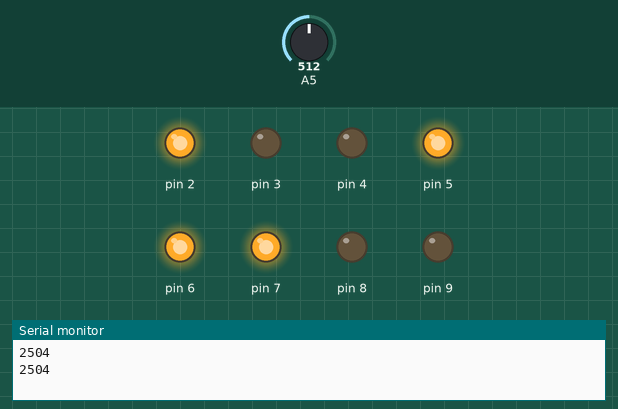
Recording of a sketch running on a simulated Arduino Uno, built with avr-gcc and run on an emulated ATmega328P. Parts: output pins drawn as LEDs (lit = HIGH), the last lines printed to the serial monitor. Dashed ring = blinking. The inputs (shaded band) are chosen by the test bench; at power-on: A5 = 512.

Above: at 4.3 s.
4.4 s: A5 set to 234
11.5 s: A5 set to 213
17.4 s: A5 set to 157
At 20.1 s:
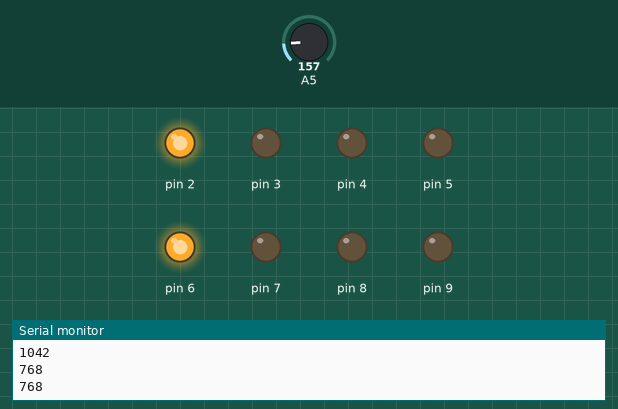
24.5 s: A5 set to 128
At 27.5 s:
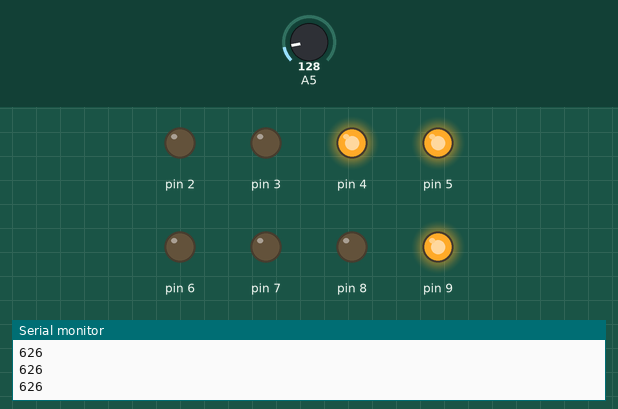
28.0 s: A5 set to 0
At 31.7 s:
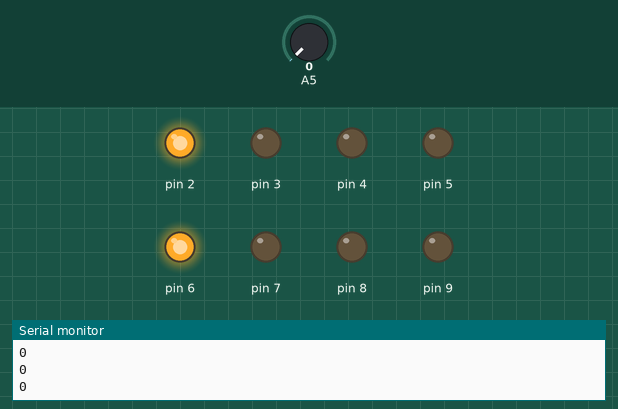
31.8 s: A5 set to 122
At 33.3 s:
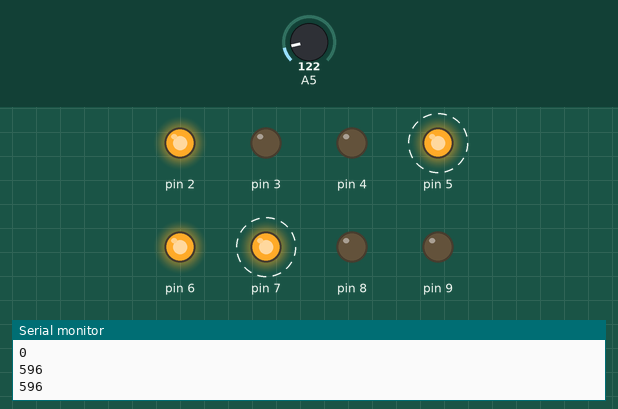
Timing chart, 0 to 38.9 s (numbered marks = the images above; inputs shaded):
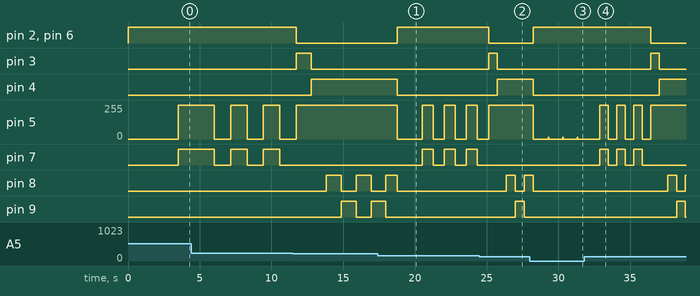

The sketch:

christmas_light.ino
```cpp
#include <Pot.h>
#include <Relay.h>

/*     WIRING
 * Tree1    = R1(2)
 * Tree2    = R2(3)
 * Tree3    = R3(4)
 * Elf1F    = R4(5) NO
 * Elf1B    = R4(5) NC
 * Elf2F    = R4(5) NC
 * Elf2      = R5(6)
 * Elf2B    = R6(7)
 * DeadElf1 = R7(8)
 * DeadElf2 = R8(9)
 */

//Saw attatched to Elf back

#define DELAY_MULTIPLIER 2500

#define TREE1     0
#define TREE2     1
#define TREE3     2
/* ELF is Special
 * When disabled Elf1B and Elf2F are on
 * When enabled Elf1F is on
 */
#define ELF       3
//Elf 2 needs to be able to turn off completely
#define ELF2      4
#define ELF2B     5
#define DEADELF1  6
#define DEADELF2  7

Relay relays[8] = {{2}, {3}, {4}, {5}, {6}, {7}, {8}, {9}};
Pot pot(A5, 512);

unsigned int delayAmount(){
  unsigned int result = pot.percent() * DELAY_MULTIPLIER;
  Serial.println(result);
  return result;
}

void elfSaw(unsigned int amount){
  if(amount == 0){ return; }
  relays[ELF].disable(); //Elf1B and Elf2F on
  relays[ELF2B].disable(); //Elf2B off
  relays[ELF2].enable(); //Elf2 on
  for(unsigned int i = 0; i < amount; i++){
    delay(delayAmount());
    relays[ELF].toggle(); //Elf1F on and Elf2F off
    relays[ELF2B].toggle(); //Elf2B toggle
  }
}

void treeFall(){
  relays[TREE1].disable();
  relays[TREE2].enable();
  relays[ELF2B].disable(); //Elf2B off
  relays[ELF2].disable(); //Elf2 off
  relays[ELF].enable(); //Elf1F on
  delay(delayAmount());
  relays[TREE2].disable();
  relays[TREE3].enable();
}

void deadElf(unsigned int amount){
  if(amount == 0){ return; }
  relays[DEADELF1].enable();
  relays[DEADELF2].disable();
  for(unsigned int i = 0; i < amount-1; i++){
    delay(delayAmount());
    relays[DEADELF1].toggle();
    relays[DEADELF2].toggle();
  }
}

void disableAll(){
  size_t size = sizeof(relays) / sizeof(Relay);
  for(size_t i = 0; i < size; i++){
    relays[i].disable();
  }
}

void resetRelays(){
  //Tree
  relays[TREE1].enable();
  relays[TREE2].disable();
  relays[TREE3].disable();
  //Elves
  relays[ELF].disable();
  relays[ELF2B].disable();
  relays[ELF2].enable();
  //Dead Elf
  relays[DEADELF1].disable();
  relays[DEADELF2].disable();
}

void setup() {
  Serial.begin(9600);
}

void loop() {
  resetRelays();
  delay(1000);
  elfSaw(6);
  delay(delayAmount());
  treeFall();
  delay(delayAmount()); //Might Not want delay here
  deadElf(5);
  delay(delayAmount()); //Might not need delay here*/
}
```

Measured:
- the behaviour switches between 143 and 142 on A5 (found by bisection; images 1 and 2)
- after the input at 17.4 s, pin 2, pin 6: LOW → HIGH after 1.4 s instead of 1.6 s; pin 4: HIGH → LOW after 1.4 s instead of 1.6 s; pin 7: alternates HIGH for 0.77 s and LOW for 0.77 s, starting after 3.1 s
- after the input at 24.5 s, pin 9: LOW → HIGH after 2.5 s instead of 2.9 s
- after the input at 28.0 s, pin 2, pin 6: LOW → HIGH after 0.26 s instead of 1.5 s; pin 4: HIGH → LOW after 0.26 s instead of 1.5 s; pin 7: stays LOW (without the input it goes to HIGH after 3.1 s); pin 8: goes on until 28.3 s, then stays LOW; pin 9: stays LOW (without the input it goes to HIGH after 0.26 s)
- after the input at 31.8 s, pin 2, pin 6: HIGH → LOW after 4.7 s; pin 3: LOW → HIGH after 4.7 s, → LOW 0.60 s later; pin 4: LOW → HIGH after 5.2 s; pin 7: alternates HIGH for 0.60 s and LOW for 0.60 s, 6 changes in all, then stays LOW, starting after 1.1 s; pin 8: LOW → HIGH after 5.8 s, → LOW 0.60 s later, → HIGH 0.60 s later
- by itself, pin 5: alternates 255/255 for 0.60 s and 0/255 for 0.60 s, 7 changes in all, then stays 255/255
- by itself, pin 7: alternates HIGH for 1.1 s and LOW for 1.1 s
